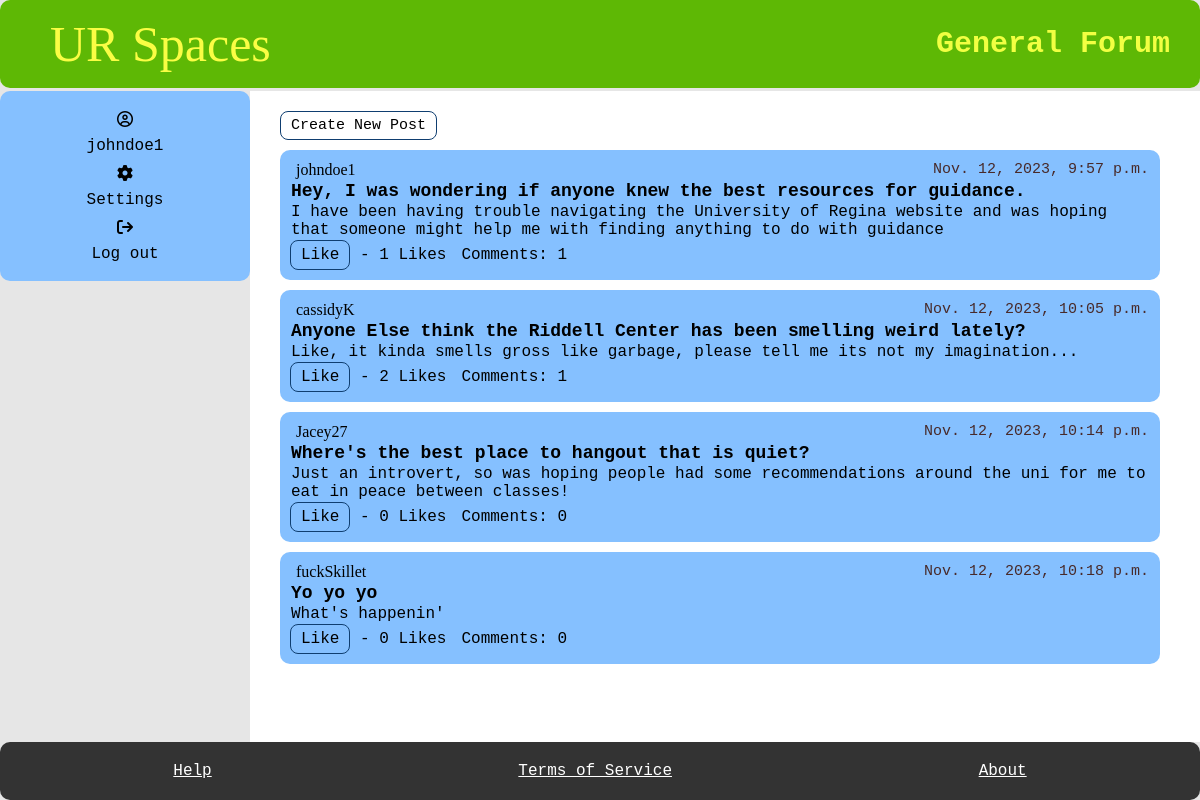
Page /subforum/general-forum/ (signed in) on the committed database.
### myapp/models.py (models this page shows, shortened)
class SubForum(models.Model):
    sub_name = models.CharField(max_length=100)
    slug = models.SlugField(max_length=400, unique=True, blank=True)

class Posts(models.Model):
    User_ID = models.ForeignKey(Student, on_delete=models.CASCADE)
    SubForum_ID = models.ForeignKey(SubForum, default= 1, on_delete=models.CASCADE)
    post_name = models.TextField(max_length=400)
    contents = models.TextField()
    count_likes = models.IntegerField(default=0, blank=True, )
    locked = models.BooleanField(default=False)
    pin = models.BooleanField(default=False)
    reported = models.BooleanField(default=False)
    post_date = models.DateTimeField(auto_now_add=True)
    slug = models.SlugField(max_length=400, unique=True, blank=True)
    likes = models.ManyToManyField(User, related_name="post_like")
    def total_likes(self):
        return self.likes.count()
    def get_url(self):
        return reverse("posts", kwargs={
            "slug":self.slug
        })
    @property
    def num_comments(self):
        return Comment.objects.filter(Post_ID = self, User_ID__banned =False).count()

class Student(models.Model):
    User_ID = models.ForeignKey(User, on_delete=models.CASCADE)
    bio = models.TextField(default="Please add bio in settings", blank=True)
    banned = models.BooleanField(default=False)
    avatar =ResizedImageField(size=[50, 80], quality=100, upload_to="authors", default=None, null=True, blank=True)
    reported = models.BooleanField(default=False)
    slug = models.SlugField(max_length=400, unique=True, blank=True)
    def get_url(self):
        return reverse("user", kwargs={
            "slug":self.slug
        })

### myapp/views.py (the view, shortened to what this page needs)
# urls.py: path("subforum/<slug>/", subforum, name="subforum"),
@login_required
def subforum(request, slug, pk=None):
    forum = get_object_or_404(SubForum, slug=slug)
    post = Posts.objects.filter(SubForum_ID = forum, User_ID__banned =False)
    pinnedPosts = Posts.objects.filter(SubForum_ID = forum, User_ID__banned =False, pin =True)
    unpinnedPosts = Posts.objects.filter(SubForum_ID = forum, User_ID__banned =False, pin =False)
    user = request.user
    currentUser = User.objects.get(username = user)
    error = False
    if post.exists():
        if pk:
            updatePost = post.get(pk = pk)
            if "pinPost" in request.POST:
                pinPost = Posts.objects.get(pk = pk)
                pinPost.User_ID = updatePost.User_ID
                pinPost.SubForum_ID = forum
                pinPost.post_name =updatePost.post_name
                pinPost.contents =updatePost.contents
                pinPost.post_date =updatePost.post_date
                pinPost.count_likes = updatePost.count_likes
                pinPost.reported = updatePost.reported
                pinPost.pin = True
                pinPost.locked = updatePost.locked
                pinPost.slug = updatePost.slug
                pinPost.save()
                pinnedPosts = Posts.objects.filter(SubForum_ID = forum, User_ID__banned =False, pin =True)
                unpinnedPosts = Posts.objects.filter(SubForum_ID = forum, User_ID__banned =False, pin =False)
            if "unpinPost" in request.POST:
                pinPost = Posts.objects.get(pk = pk)
                pinPost.User_ID = updatePost.User_ID
                pinPost.SubForum_ID = forum
                pinPost.post_name =updatePost.post_name
                pinPost.contents =updatePost.contents
                pinPost.post_date =updatePost.post_date
                pinPost.count_likes = updatePost.count_likes
                pinPost.reported = updatePost.reported
                pinPost.pin = False
                pinPost.locked = updatePost.locked
                pinPost.slug = updatePost.slug
                pinPost.save()
                pinnedPosts = Posts.objects.filter(SubForum_ID = forum, User_ID__banned =False, pin =True)
                unpinnedPosts = Posts.objects.filter(SubForum_ID = forum, User_ID__banned =False, pin =False)
    try:
        moderator = Moderator.objects.get(User_ID = currentUser)
    except:
        moderator = None
    if moderator is None:
        student = Student.objects.get(User_ID = currentUser)
    context = {
        "forum": forum,
        "post" : post,
        "error": error,
        "moderator": moderator,
        "pinnedPosts": pinnedPosts,
        "unpinnedPosts": unpinnedPosts,
    }
    return render(request, "subforum.html", context)

### myapp/templates/subforum.html (shortened to what this page needs)
{% extends 'base.html' %}
    {% block title %}
    <h1>{{forum.sub_name}}</h1>
    {% endblock %}
    {% block content %}
    <main>
      {%if moderator is None%}
      <button onclick="reveal()", type="submit", name="createPost", value="createPost" class="post-btn">Create New Post</button>
      {%endif%}
      {% for field in unpinnedPosts%}
        <section class="box" >
        <div class="post-item">
          {%if  field.User_ID.User_ID.username  == request.user.username%}
                <a href="{% url 'profile' %}" class="name"> {{field.User_ID.User_ID.username}}  </a>
          {%else%}
                <a href="{{field.User_ID.get_url}}" class="name"> {{field.User_ID.User_ID.username}}  </a>
          {% endif %}
            <span class="date"> {{field.post_date}} </span>
        </div>
        <div class="post-item">
          <a href="{{field.get_url}}" class="item2"> {{field.post_name}}  </a>
          </div>
        <div class="post-item">
          <span> {{field.contents}}</span>
        </div>
        <div class = "like-item">
          <form action="{% url 'post_like' field.id %}" method="POST">
            <button type="submit" name="post_id" value="{{field.id}}" class="btn btn-info">Like</button> - {{ field.total_likes }} Likes
          </form>
          <a href="{{field.get_url}}"> Comments: {{field.num_comments}} </a>
      </section>
      {% endfor %}
    </main>
    {% endblock %}

### myapp/templates/base.html (shortened to what this page needs)
{%load static%}
<!DOCTYPE html>
<html lang="en">
    <head>
        <link rel="stylesheet" href="{%static 'style.css' %}"/>
    </head>
  <body>
    <div id="container">
        <header>
          <a href="{% url 'index' %}" class="title">UR Spaces</a>
          {% block title %}
          {% endblock %}
        </header>
        <aside id="aside">
          <div class="user-panel">
            <i class="fa-regular fa-circle-user"></i><a href="{% url 'profile' %}"> {{request.user.username}} </a>
            {% if request.user.is_staff%}
            <i class="fa-solid fa-file-lines"></i><a href="{% url 'report' %}"> Reports </a>
            {%else%}
            <i class="fa-solid fa-gear"></i><a href="{% url 'setting' %}"> Settings </a>
            {% endif %}
            <i class="fa-solid fa-arrow-right-from-bracket"></i><a href="{% url 'logout' %}">Log out </a>
          </div>
        </aside>
    {% block content %}
    {% endblock %}
    <footer>
        <a href="{% url 'help' %}" id="footer_link">Help</a>
        <a href="{% url 'service' %}" id="footer_link">Terms of Service</a>
        <a href="{% url 'about' %}" id="footer_link">About</a>
      </footer>
    </div>
  </body>
</html>

### myapp/static/style.css (style rules this page uses)
body { font-family: monospace; font-size: 16px; background-color: #e6e6e6; margin: 0; padding: 0; }
#container { display: grid; grid-template-areas: "header header" ". ." "aside main" "footer footer"; grid-template-rows: auto 3px 1fr auto; grid-template-columns: 250px 1fr; min-height: 100vh; }
header { grid-area: header; display: flex; justify-content: space-between; align-items: center; padding: 15px 30px; background-color: #5eb805; border-radius: 10px; position: relative; }
header .title { font-size: 50px; color: #f2ff42; text-decoration: none; font-family: 'Brush Script MT', Brush Script Std, cursive; position: relative; left: 20px; }
header h1 { font-size: 30px; margin: 0; color: #f2ff42 }
#aside { grid-area: aside; padding: 20px 20px; background-color: #85c0ff; height: 150px; display: flex; flex-direction: column; align-items: center; gap: 10px; border-radius: 10px; }
.user-panel { width: 100%; display: flex; flex-direction: column; align-items: center; gap: 10px; }
main { grid-area: main; background-color: white; padding: 20px; padding-right: 30px; }
.btn { background-color: transparent; color: black; border: 1px solid #0f3e70; border-radius: 8px; font-family: monospace; font-size: 16px; transition-duration: 0.4s; padding: 5px 10px; }
.post-btn { background-color: transparent; color: black; border: 1px solid #0f3e70; border-radius: 8px; font-family: monospace; font-size: 15px; padding: 5px 10px; margin-left: 10px; transition-duration: 0.4s; }
.post-item { display: flex; justify-content: space-between; border-radius: 10px; padding: 1px; }
.name { font-family: cursive; margin-left: 5px; }
.date { font-size: 15px; color: rgb(72, 42, 42); }
.item2 { font-weight: bold; font-size: 18px; }
.box { display: flex; flex-direction: column; border-radius: 10px; padding: 10px; margin: 10px; background-color: #85c0ff; }
footer { grid-area: footer; background-color: #333; padding: 20px; display: flex; justify-content: space-around; border-radius: 10px; }
#footer_link { color: white; text-decoration: underline;; font-size: 16px; }
a:link { color: #000000; text-decoration: none; }
a.title:link { text-decoration: none; color: #fafd44; }
.like-item { display: flex; justify-content: flex-start; align-items: center; gap: 15px; }

### rows in the picture
SubForum: sub_name "General Forum"
Posts: User_ID.User_ID.username "johndoe1", post_date "Nov. 12, 2023, 9:57 p.m.", post_name "Hey, I was wondering if anyone knew the best resources for guidance.", contents "I have been having trouble navigating the University of Regina website and was hoping that someone might help me with finding anything to do with guidance", total_likes "1", num_comments "1"
Posts: User_ID.User_ID.username "cassidyK", post_date "Nov. 12, 2023, 10:05 p.m.", post_name "Anyone Else think the Riddell Center has been smelling weird lately?", contents "Like, it kinda smells gross like garbage, please tell me its not my imagination...", total_likes "2", num_comments "1"
Posts: User_ID.User_ID.username "Jacey27", post_date "Nov. 12, 2023, 10:14 p.m.", post_name "Where's the best place to hangout that is quiet?", contents "Just an introvert, so was hoping people had some recommendations around the uni for me to eat in peace between classes!", total_likes "0", num_comments "0"
Posts: User_ID.User_ID.username "fuckSkillet", post_date "Nov. 12, 2023, 10:18 p.m.", post_name "Yo yo yo", contents "What's happenin'", total_likes "0", num_comments "0"

### other values in the picture
{{ request.user.username }} "johndoe1"
